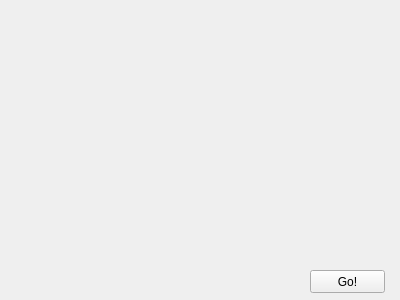
<?xml version="1.0" encoding="UTF-8"?>
<ui version="4.0">
 <class>MainWindow</class>
 <widget class="QMainWindow" name="MainWindow">
  <property name="geometry">
   <rect>
    <x>0</x>
    <y>0</y>
    <width>400</width>
    <height>300</height>
   </rect>
  </property>
  <property name="windowTitle">
   <string>MainWindow</string>
  </property>
  <widget class="QWidget" name="centralWidget">
   <widget class="QPushButton" name="pushButton">
    <property name="geometry">
     <rect>
      <x>310</x>
      <y>270</y>
      <width>75</width>
      <height>23</height>
     </rect>
    </property>
    <property name="text">
     <string>Go!</string>
    </property>
   </widget>
  </widget>
 </widget>
 <layoutdefault spacing="6" margin="11"/>
 <resources/>
 <connections/>
</ui>
